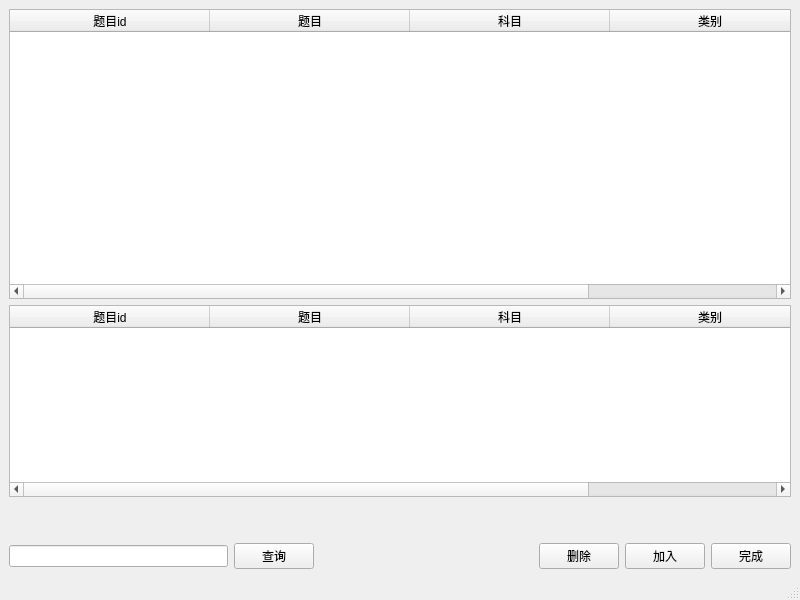
<?xml version="1.0" encoding="UTF-8"?>
<ui version="4.0">
 <class>TestProductWindow</class>
 <widget class="QMainWindow" name="TestProductWindow">
  <property name="geometry">
   <rect>
    <x>0</x>
    <y>0</y>
    <width>800</width>
    <height>600</height>
   </rect>
  </property>
  <property name="windowTitle">
   <string>组卷功能</string>
  </property>
  <widget class="QWidget" name="centralwidget">
   <layout class="QGridLayout" name="gridLayout">
    <item row="0" column="0">
     <layout class="QVBoxLayout" name="verticalLayout" stretch="1,0,0,0">
      <item>
       <widget class="QTableWidget" name="Question_TableWidget">
        <property name="selectionMode">
         <enum>QAbstractItemView::SelectionMode::SingleSelection</enum>
        </property>
        <property name="selectionBehavior">
         <enum>QAbstractItemView::SelectionBehavior::SelectRows</enum>
        </property>
        <property name="horizontalScrollMode">
         <enum>QAbstractItemView::ScrollMode::ScrollPerItem</enum>
        </property>
        <attribute name="horizontalHeaderCascadingSectionResizes">
         <bool>true</bool>
        </attribute>
        <attribute name="horizontalHeaderDefaultSectionSize">
         <number>200</number>
        </attribute>
        <column>
         <property name="text">
          <string>题目id</string>
         </property>
         <property name="font">
          <font>
           <kerning>true</kerning>
          </font>
         </property>
        </column>
        <column>
         <property name="text">
          <string>题目</string>
         </property>
        </column>
        <column>
         <property name="text">
          <string>科目</string>
         </property>
        </column>
        <column>
         <property name="text">
          <string>类别</string>
         </property>
        </column>
       </widget>
      </item>
      <item>
       <widget class="QTableWidget" name="Selected_TableWidget_2">
        <property name="selectionMode">
         <enum>QAbstractItemView::SelectionMode::SingleSelection</enum>
        </property>
        <property name="selectionBehavior">
         <enum>QAbstractItemView::SelectionBehavior::SelectRows</enum>
        </property>
        <property name="horizontalScrollMode">
         <enum>QAbstractItemView::ScrollMode::ScrollPerItem</enum>
        </property>
        <attribute name="horizontalHeaderCascadingSectionResizes">
         <bool>true</bool>
        </attribute>
        <attribute name="horizontalHeaderDefaultSectionSize">
         <number>200</number>
        </attribute>
        <column>
         <property name="text">
          <string>题目id</string>
         </property>
         <property name="font">
          <font>
           <kerning>true</kerning>
          </font>
         </property>
        </column>
        <column>
         <property name="text">
          <string>题目</string>
         </property>
        </column>
        <column>
         <property name="text">
          <string>科目</string>
         </property>
        </column>
        <column>
         <property name="text">
          <string>类别</string>
         </property>
        </column>
       </widget>
      </item>
      <item>
       <spacer name="verticalSpacer">
        <property name="orientation">
         <enum>Qt::Orientation::Vertical</enum>
        </property>
        <property name="sizeHint" stdset="0">
         <size>
          <width>20</width>
          <height>40</height>
         </size>
        </property>
       </spacer>
      </item>
      <item>
       <layout class="QHBoxLayout" name="horizontalLayout">
        <item>
         <widget class="QLineEdit" name="content_lineEdit"/>
        </item>
        <item>
         <widget class="QPushButton" name="query_pushButton">
          <property name="text">
           <string>查询</string>
          </property>
         </widget>
        </item>
        <item>
         <spacer name="horizontalSpacer">
          <property name="orientation">
           <enum>Qt::Orientation::Horizontal</enum>
          </property>
          <property name="sizeHint" stdset="0">
           <size>
            <width>40</width>
            <height>20</height>
           </size>
          </property>
         </spacer>
        </item>
        <item>
         <widget class="QPushButton" name="delete_pushButton_3">
          <property name="text">
           <string>删除</string>
          </property>
         </widget>
        </item>
        <item>
         <widget class="QPushButton" name="add_pushButton_2">
          <property name="text">
           <string>加入</string>
          </property>
         </widget>
        </item>
        <item>
         <widget class="QPushButton" name="finish_pushButton">
          <property name="text">
           <string>完成</string>
          </property>
         </widget>
        </item>
       </layout>
      </item>
     </layout>
    </item>
   </layout>
  </widget>
  <widget class="QMenuBar" name="menubar">
   <property name="geometry">
    <rect>
     <x>0</x>
     <y>0</y>
     <width>800</width>
     <height>28</height>
    </rect>
   </property>
  </widget>
  <widget class="QStatusBar" name="statusbar"/>
 </widget>
 <resources/>
 <connections/>
</ui>
